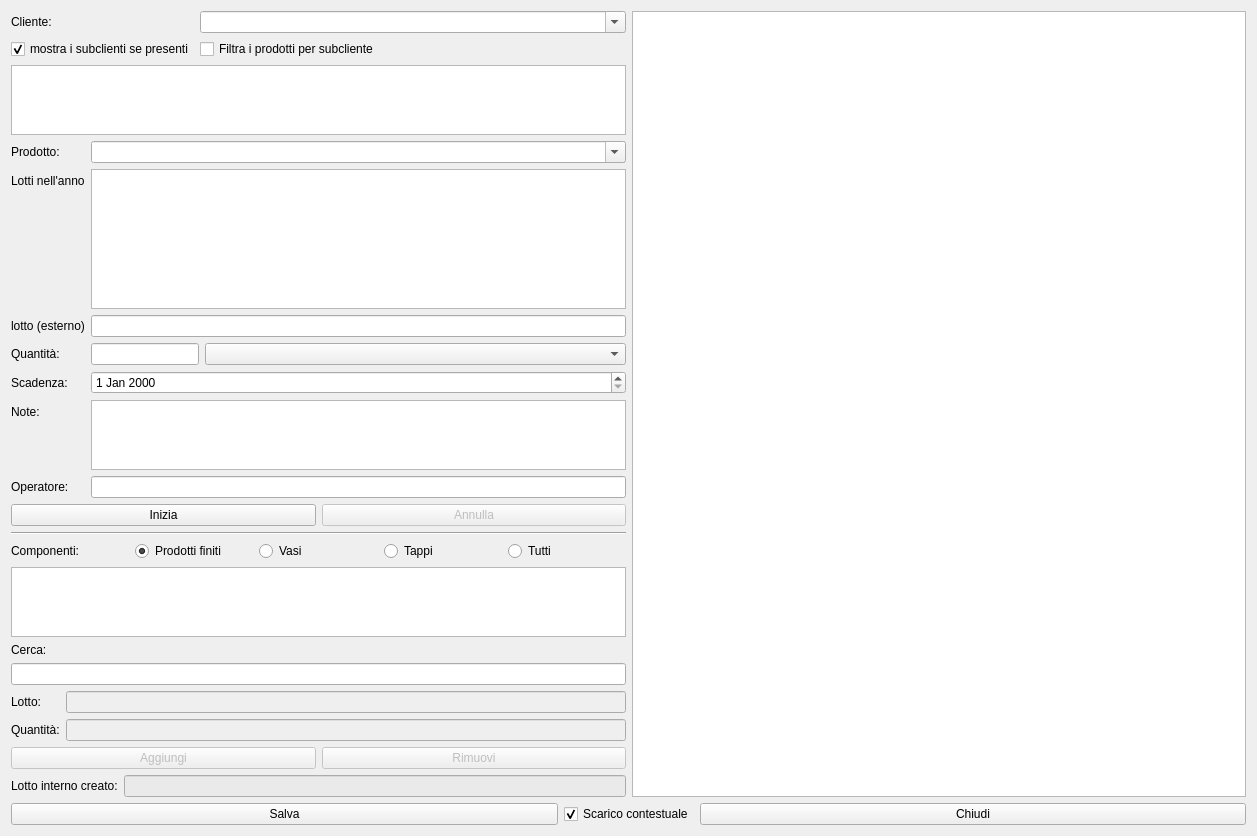
<?xml version="1.0" encoding="UTF-8"?>
<ui version="4.0">
 <class>HPackages</class>
 <widget class="QWidget" name="HPackages">
  <property name="windowModality">
   <enum>Qt::NonModal</enum>
  </property>
  <property name="geometry">
   <rect>
    <x>0</x>
    <y>0</y>
    <width>1257</width>
    <height>836</height>
   </rect>
  </property>
  <property name="windowTitle">
   <string>Packages</string>
  </property>
  <property name="windowIcon">
   <iconset resource="icons.qrc">
    <normaloff>:/Resources/Box.PNG</normaloff>:/Resources/Box.PNG</iconset>
  </property>
  <layout class="QVBoxLayout" name="verticalLayout_5">
   <item>
    <layout class="QVBoxLayout" name="verticalLayout_4">
     <item>
      <layout class="QHBoxLayout" name="horizontalLayout_6">
       <item>
        <layout class="QVBoxLayout" name="verticalLayout_3">
         <item>
          <layout class="QFormLayout" name="formLayout_3">
           <property name="fieldGrowthPolicy">
            <enum>QFormLayout::AllNonFixedFieldsGrow</enum>
           </property>
           <item row="0" column="0">
            <widget class="QLabel" name="lbClienti">
             <property name="text">
              <string>Cliente:</string>
             </property>
            </widget>
           </item>
           <item row="0" column="1">
            <widget class="QComboBox" name="cbClienti">
             <property name="editable">
              <bool>true</bool>
             </property>
             <property name="insertPolicy">
              <enum>QComboBox::NoInsert</enum>
             </property>
            </widget>
           </item>
           <item row="1" column="1">
            <widget class="QCheckBox" name="checkBox_2">
             <property name="text">
              <string>Filtra i prodotti per subcliente</string>
             </property>
             <property name="icon">
              <iconset resource="icons.qrc">
               <normaloff>:/Resources/Search.PNG</normaloff>:/Resources/Search.PNG</iconset>
             </property>
             <property name="checked">
              <bool>false</bool>
             </property>
            </widget>
           </item>
           <item row="1" column="0">
            <widget class="QCheckBox" name="checkBox">
             <property name="text">
              <string>mostra i subclienti se presenti</string>
             </property>
             <property name="icon">
              <iconset resource="icons.qrc">
               <normaloff>:/Resources/Book.PNG</normaloff>:/Resources/Book.PNG</iconset>
             </property>
             <property name="checked">
              <bool>true</bool>
             </property>
            </widget>
           </item>
          </layout>
         </item>
         <item>
          <layout class="QVBoxLayout" name="verticalLayout_2">
           <item>
            <widget class="QListView" name="lvSubclienti">
             <property name="maximumSize">
              <size>
               <width>16777215</width>
               <height>120</height>
              </size>
             </property>
            </widget>
           </item>
          </layout>
         </item>
         <item>
          <layout class="QFormLayout" name="formLayout_4">
           <item row="0" column="0">
            <widget class="QLabel" name="label">
             <property name="text">
              <string>Prodotto:</string>
             </property>
            </widget>
           </item>
           <item row="0" column="1">
            <widget class="QComboBox" name="cbProdotti">
             <property name="editable">
              <bool>true</bool>
             </property>
             <property name="insertPolicy">
              <enum>QComboBox::NoInsert</enum>
             </property>
            </widget>
           </item>
           <item row="2" column="0">
            <widget class="QLabel" name="label_7">
             <property name="text">
              <string>lotto (esterno)</string>
             </property>
            </widget>
           </item>
           <item row="2" column="1">
            <widget class="QLineEdit" name="leLest"/>
           </item>
           <item row="3" column="0">
            <widget class="QLabel" name="label_6">
             <property name="text">
              <string>Quantità:</string>
             </property>
            </widget>
           </item>
           <item row="3" column="1">
            <layout class="QFormLayout" name="formLayout_2">
             <item row="0" column="0">
              <widget class="QLineEdit" name="leQuantLot"/>
             </item>
             <item row="0" column="1">
              <widget class="QComboBox" name="cbQua"/>
             </item>
            </layout>
           </item>
           <item row="4" column="0">
            <widget class="QLabel" name="label_9">
             <property name="text">
              <string>Scadenza:</string>
             </property>
            </widget>
           </item>
           <item row="4" column="1">
            <widget class="QDateEdit" name="dateEdit"/>
           </item>
           <item row="5" column="0">
            <widget class="QLabel" name="label_5">
             <property name="text">
              <string>Note:</string>
             </property>
            </widget>
           </item>
           <item row="5" column="1">
            <widget class="QTextEdit" name="teNote">
             <property name="maximumSize">
              <size>
               <width>16777215</width>
               <height>120</height>
              </size>
             </property>
            </widget>
           </item>
           <item row="1" column="0">
            <widget class="QLabel" name="label_11">
             <property name="text">
              <string>Lotti nell'anno</string>
             </property>
            </widget>
           </item>
           <item row="1" column="1">
            <widget class="QListView" name="lvEan"/>
           </item>
           <item row="6" column="1">
            <widget class="QLineEdit" name="leOperatore"/>
           </item>
           <item row="6" column="0">
            <widget class="QLabel" name="label_12">
             <property name="text">
              <string>Operatore:</string>
             </property>
            </widget>
           </item>
          </layout>
         </item>
         <item>
          <layout class="QHBoxLayout" name="horizontalLayout_4">
           <item>
            <widget class="QPushButton" name="pbCrea">
             <property name="text">
              <string>Inizia</string>
             </property>
             <property name="icon">
              <iconset resource="icons.qrc">
               <normaloff>:/Resources/Box.PNG</normaloff>:/Resources/Box.PNG</iconset>
             </property>
            </widget>
           </item>
           <item>
            <widget class="QPushButton" name="pbAnnulla">
             <property name="enabled">
              <bool>false</bool>
             </property>
             <property name="text">
              <string>Annulla</string>
             </property>
             <property name="icon">
              <iconset resource="icons.qrc">
               <normaloff>:/Resources/Banned-Sign.PNG</normaloff>:/Resources/Banned-Sign.PNG</iconset>
             </property>
            </widget>
           </item>
          </layout>
         </item>
         <item>
          <widget class="Line" name="line">
           <property name="orientation">
            <enum>Qt::Horizontal</enum>
           </property>
          </widget>
         </item>
         <item>
          <layout class="QVBoxLayout" name="verticalLayout">
           <item>
            <layout class="QHBoxLayout" name="horizontalLayout_3">
             <item>
              <widget class="QLabel" name="label_3">
               <property name="text">
                <string>Componenti:</string>
               </property>
              </widget>
             </item>
             <item>
              <widget class="QRadioButton" name="rbProdottiFiniti">
               <property name="text">
                <string>Prodotti finiti</string>
               </property>
               <property name="checked">
                <bool>true</bool>
               </property>
              </widget>
             </item>
             <item>
              <widget class="QRadioButton" name="rbVasi">
               <property name="text">
                <string>Vasi</string>
               </property>
              </widget>
             </item>
             <item>
              <widget class="QRadioButton" name="rbTappi">
               <property name="text">
                <string>Tappi</string>
               </property>
              </widget>
             </item>
             <item>
              <widget class="QRadioButton" name="rbTutti">
               <property name="text">
                <string>Tutti</string>
               </property>
               <property name="checked">
                <bool>false</bool>
               </property>
              </widget>
             </item>
            </layout>
           </item>
           <item>
            <widget class="QTableView" name="tvLots">
             <property name="sizeAdjustPolicy">
              <enum>QAbstractScrollArea::AdjustToContents</enum>
             </property>
             <property name="editTriggers">
              <set>QAbstractItemView::NoEditTriggers</set>
             </property>
             <property name="alternatingRowColors">
              <bool>true</bool>
             </property>
             <property name="selectionBehavior">
              <enum>QAbstractItemView::SelectRows</enum>
             </property>
             <property name="sortingEnabled">
              <bool>true</bool>
             </property>
             <attribute name="horizontalHeaderCascadingSectionResizes">
              <bool>true</bool>
             </attribute>
             <attribute name="horizontalHeaderStretchLastSection">
              <bool>true</bool>
             </attribute>
             <attribute name="verticalHeaderVisible">
              <bool>false</bool>
             </attribute>
            </widget>
           </item>
           <item>
            <widget class="QLabel" name="label_10">
             <property name="text">
              <string>Cerca:</string>
             </property>
            </widget>
           </item>
           <item>
            <widget class="QLineEdit" name="leSearch">
             <property name="clearButtonEnabled">
              <bool>true</bool>
             </property>
            </widget>
           </item>
           <item>
            <layout class="QFormLayout" name="formLayout">
             <item row="0" column="0">
              <widget class="QLabel" name="label_8">
               <property name="text">
                <string>Lotto:</string>
               </property>
              </widget>
             </item>
             <item row="0" column="1">
              <widget class="QLineEdit" name="leComponente">
               <property name="enabled">
                <bool>false</bool>
               </property>
              </widget>
             </item>
             <item row="1" column="0">
              <widget class="QLabel" name="label_4">
               <property name="text">
                <string>Quantità:</string>
               </property>
              </widget>
             </item>
             <item row="1" column="1">
              <widget class="QLineEdit" name="leQuantita">
               <property name="enabled">
                <bool>false</bool>
               </property>
              </widget>
             </item>
            </layout>
           </item>
           <item>
            <layout class="QHBoxLayout" name="horizontalLayout_2">
             <item>
              <widget class="QPushButton" name="pbAddRow">
               <property name="enabled">
                <bool>false</bool>
               </property>
               <property name="text">
                <string>Aggiungi</string>
               </property>
               <property name="icon">
                <iconset resource="icons.qrc">
                 <normaloff>:/Resources/Plus.PNG</normaloff>:/Resources/Plus.PNG</iconset>
               </property>
              </widget>
             </item>
             <item>
              <widget class="QPushButton" name="pbRemoveRow">
               <property name="enabled">
                <bool>false</bool>
               </property>
               <property name="text">
                <string>Rimuovi</string>
               </property>
               <property name="icon">
                <iconset resource="icons.qrc">
                 <normaloff>:/Resources/Minus.PNG</normaloff>:/Resources/Minus.PNG</iconset>
               </property>
              </widget>
             </item>
            </layout>
           </item>
           <item>
            <layout class="QHBoxLayout" name="horizontalLayout_5">
             <item>
              <widget class="QLabel" name="label_2">
               <property name="text">
                <string>Lotto interno creato:</string>
               </property>
              </widget>
             </item>
             <item>
              <widget class="QLineEdit" name="leNewLot">
               <property name="palette">
                <palette>
                 <active>
                  <colorrole role="Base">
                   <brush brushstyle="SolidPattern">
                    <color alpha="255">
                     <red>234</red>
                     <green>234</green>
                     <blue>234</blue>
                    </color>
                   </brush>
                  </colorrole>
                 </active>
                 <inactive>
                  <colorrole role="Base">
                   <brush brushstyle="SolidPattern">
                    <color alpha="255">
                     <red>234</red>
                     <green>234</green>
                     <blue>234</blue>
                    </color>
                   </brush>
                  </colorrole>
                 </inactive>
                 <disabled>
                  <colorrole role="Base">
                   <brush brushstyle="SolidPattern">
                    <color alpha="255">
                     <red>236</red>
                     <green>233</green>
                     <blue>216</blue>
                    </color>
                   </brush>
                  </colorrole>
                 </disabled>
                </palette>
               </property>
               <property name="readOnly">
                <bool>false</bool>
               </property>
              </widget>
             </item>
            </layout>
           </item>
          </layout>
         </item>
        </layout>
       </item>
       <item>
        <widget class="QTableView" name="tvPack">
         <property name="alternatingRowColors">
          <bool>true</bool>
         </property>
         <property name="selectionMode">
          <enum>QAbstractItemView::SingleSelection</enum>
         </property>
         <property name="selectionBehavior">
          <enum>QAbstractItemView::SelectRows</enum>
         </property>
         <attribute name="horizontalHeaderVisible">
          <bool>false</bool>
         </attribute>
        </widget>
       </item>
      </layout>
     </item>
     <item>
      <layout class="QHBoxLayout" name="horizontalLayout">
       <item>
        <widget class="QPushButton" name="pushButton_3">
         <property name="text">
          <string>Salva</string>
         </property>
         <property name="icon">
          <iconset resource="icons.qrc">
           <normaloff>:/Resources/save-icon.png</normaloff>:/Resources/save-icon.png</iconset>
         </property>
         <property name="iconSize">
          <size>
           <width>32</width>
           <height>32</height>
          </size>
         </property>
        </widget>
       </item>
       <item>
        <widget class="QCheckBox" name="cb_unload">
         <property name="maximumSize">
          <size>
           <width>130</width>
           <height>16777215</height>
          </size>
         </property>
         <property name="text">
          <string>Scarico contestuale</string>
         </property>
         <property name="checked">
          <bool>true</bool>
         </property>
        </widget>
       </item>
       <item>
        <widget class="QPushButton" name="pushButton_4">
         <property name="text">
          <string>Chiudi</string>
         </property>
         <property name="icon">
          <iconset resource="icons.qrc">
           <normaloff>:/Resources/Actions-window-close-icon.png</normaloff>:/Resources/Actions-window-close-icon.png</iconset>
         </property>
         <property name="iconSize">
          <size>
           <width>32</width>
           <height>32</height>
          </size>
         </property>
        </widget>
       </item>
      </layout>
     </item>
    </layout>
   </item>
  </layout>
  <zorder></zorder>
 </widget>
 <resources>
  <include location="icons.qrc"/>
 </resources>
 <connections/>
</ui>
